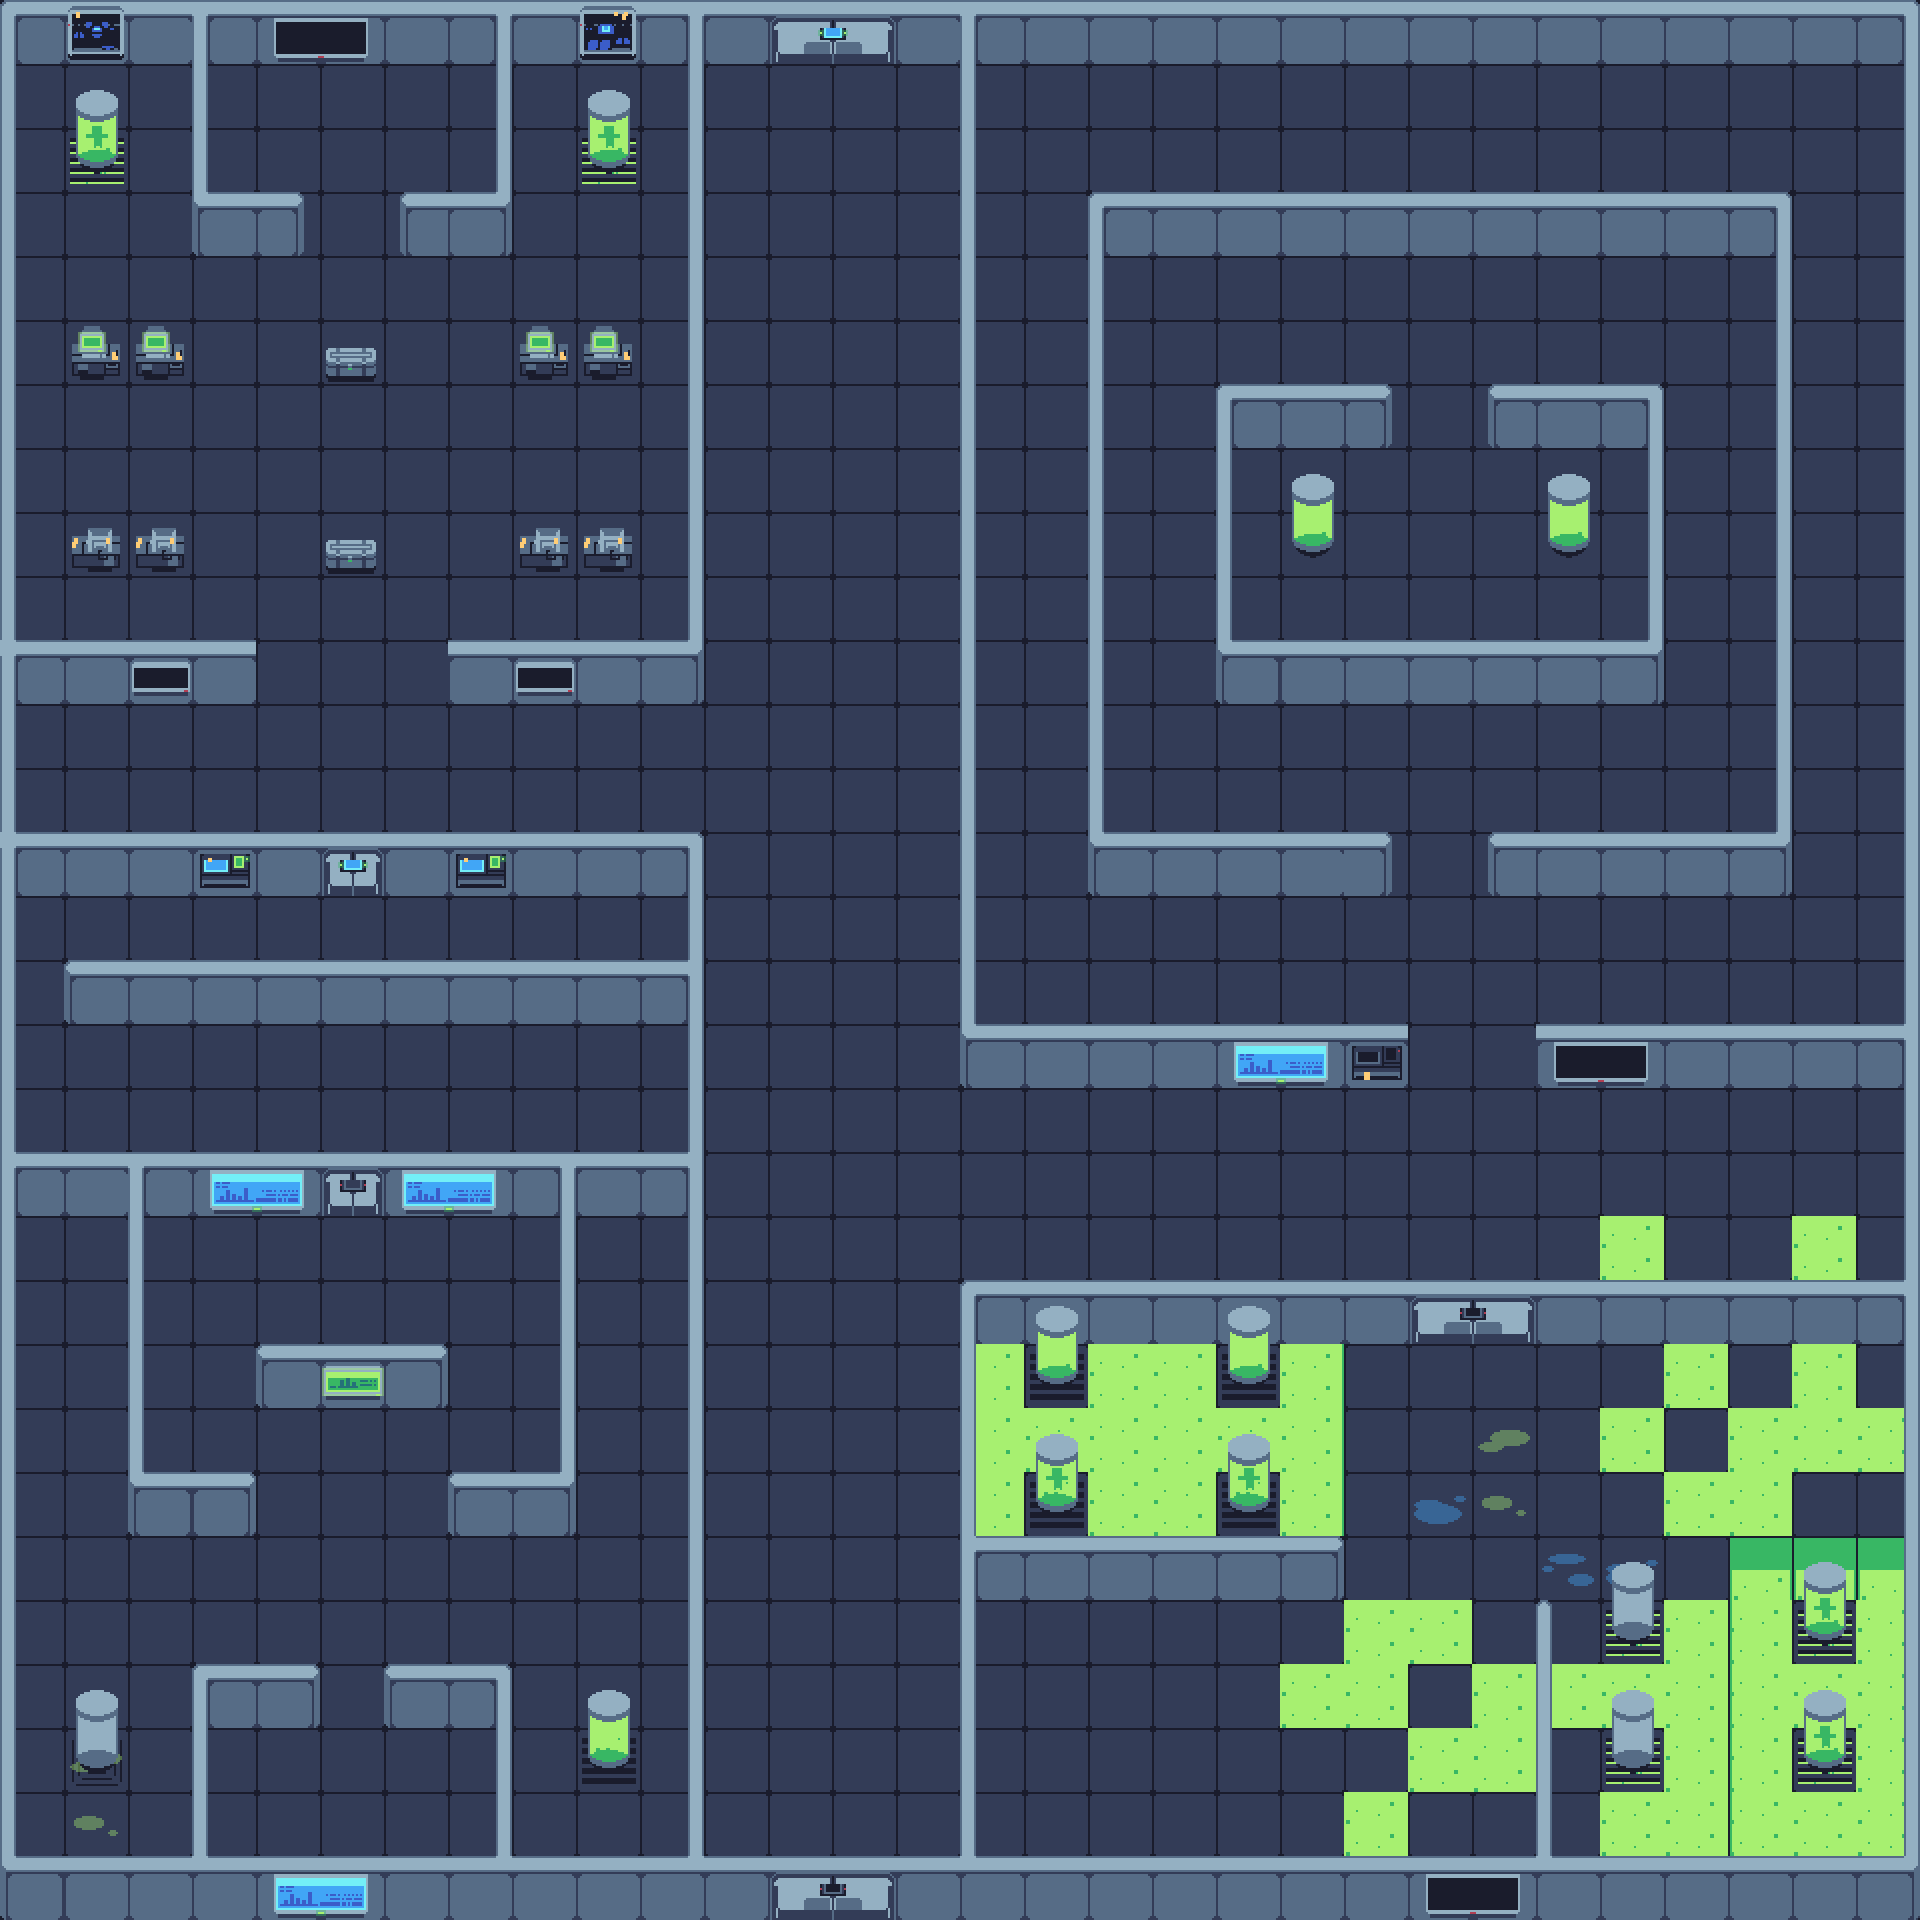

Tiled map render using the project's own tile images. Description and the map definition, with tile-layer contents summarised, below:
An orthogonal 30x30 tile map with 64x64 px tiles, 4 tile layers (Base, Decor, Wall, Objects), 2 tilesets.

<map version="1.10" tiledversion="1.11.0" orientation="orthogonal" renderorder="right-down" width="30" height="30" tilewidth="64" tileheight="64" infinite="0" nextlayerid="6" nextobjectid="1">
 <tileset firstgid="1" source="../tile/tech tileset x64.tsx" />
 <tileset firstgid="852" source="../tile/props and items x2.tsx" />
 <layer id="5" name="Base" width="30" height="30">
  <data>[900 cells, 900 non-empty, 8 distinct tile ids]</data>
 </layer>
 <layer id="3" name="Decor" width="30" height="30">
  <data>[900 cells, 7 non-empty, 4 distinct tile ids]</data>
 </layer>
 <layer id="1" name="Wall" width="30" height="30">
  <data>[900 cells, 314 non-empty, 32 distinct tile ids]</data>
 </layer>
 <layer id="4" name="Objects" width="30" height="30">
  <data>[900 cells, 68 non-empty, 29 distinct tile ids]</data>
 </layer>
</map>
